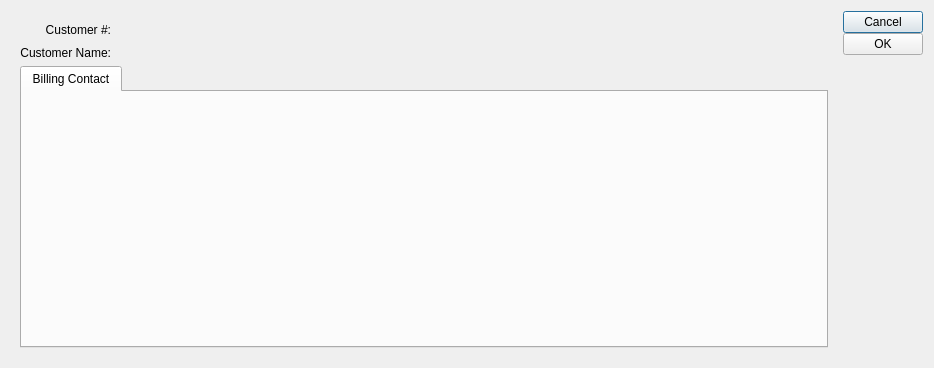
<ui version="4.0" >
 <class>retailCustomer</class>
 <widget class="QDialog" name="retailCustomer" >
  <property name="geometry" >
   <rect>
    <x>0</x>
    <y>0</y>
    <width>934</width>
    <height>368</height>
   </rect>
  </property>
  <property name="sizePolicy" >
   <sizepolicy vsizetype="Fixed" hsizetype="Fixed" >
    <horstretch>0</horstretch>
    <verstretch>0</verstretch>
   </sizepolicy>
  </property>
  <property name="windowTitle" >
   <string>Cash Register</string>
  </property>
  <property name="schemaName" stdset="0" >
   <string>xtpos</string>
  </property>
  <property name="tableName" stdset="0" >
   <string>api_cashregister</string>
  </property>
  <property name="primaryKeyColumns" stdset="0" >
   <number>2</number>
  </property>
  <property name="screenTitle" stdset="0" >
   <string/>
  </property>
  <layout class="QGridLayout" name="gridLayout_3" >
   <item row="0" column="0" >
    <widget class="Screen" name="_customer" >
     <property name="schemaName" >
      <string>api</string>
     </property>
     <property name="tableName" >
      <string>customer</string>
     </property>
     <layout class="QGridLayout" name="gridLayout_2" >
      <item row="0" column="0" >
       <widget class="QLabel" name="_numberLit" >
        <property name="text" >
         <string>Customer #:</string>
        </property>
        <property name="alignment" >
         <set>Qt::AlignRight|Qt::AlignTrailing|Qt::AlignVCenter</set>
        </property>
       </widget>
      </item>
      <item row="0" column="1" >
       <widget class="XLineEdit" name="_number" >
        <property name="sizePolicy" >
         <sizepolicy vsizetype="Fixed" hsizetype="Preferred" >
          <horstretch>0</horstretch>
          <verstretch>0</verstretch>
         </sizepolicy>
        </property>
        <property name="fieldName" >
         <string>customer_number</string>
        </property>
       </widget>
      </item>
      <item row="0" column="2" >
       <spacer name="horizontalSpacer" >
        <property name="orientation" >
         <enum>Qt::Horizontal</enum>
        </property>
        <property name="sizeHint" stdset="0" >
         <size>
          <width>325</width>
          <height>20</height>
         </size>
        </property>
       </spacer>
      </item>
      <item row="1" column="0" >
       <widget class="QLabel" name="_nameLit" >
        <property name="text" >
         <string>Customer Name:</string>
        </property>
        <property name="alignment" >
         <set>Qt::AlignRight|Qt::AlignTrailing|Qt::AlignVCenter</set>
        </property>
       </widget>
      </item>
      <item row="1" column="1" colspan="2" >
       <widget class="XLineEdit" name="_name" >
        <property name="fieldName" >
         <string>customer_name</string>
        </property>
       </widget>
      </item>
      <item row="2" column="0" colspan="3" >
       <widget class="QTabWidget" name="_tab" >
        <property name="currentIndex" >
         <number>0</number>
        </property>
        <widget class="QWidget" name="_contactPage" >
         <attribute name="title" >
          <string>Billing Contact</string>
         </attribute>
         <layout class="QGridLayout" name="gridLayout" >
          <item row="0" column="0" >
           <widget class="ContactCluster" name="_billingContact" >
            <property name="accountVisible" >
             <bool>false</bool>
            </property>
            <property name="ownerEnabled" >
             <bool>false</bool>
            </property>
            <property name="activeVisible" >
             <bool>false</bool>
            </property>
            <property name="initialsVisible" >
             <bool>false</bool>
            </property>
            <property name="fieldNameChange" >
             <string>billing_contact_change</string>
            </property>
            <property name="fieldNameNumber" >
             <string>billing_contact_number</string>
            </property>
            <property name="fieldNameFirst" >
             <string>billing_contact_first</string>
            </property>
            <property name="fieldNameMiddle" >
             <string>billing_contact_middle</string>
            </property>
            <property name="fieldNameLast" >
             <string>billing_contact_last</string>
            </property>
            <property name="fieldNameSuffix" >
             <string>billing_contact_suffix</string>
            </property>
            <property name="fieldNameTitle" >
             <string>billing_contact_job_title</string>
            </property>
            <property name="fieldNamePhone" >
             <string>billing_contact_voice</string>
            </property>
            <property name="fieldNamePhone2" >
             <string>billing_contact_alternate</string>
            </property>
            <property name="fieldNameFax" >
             <string>billing_contact_fax</string>
            </property>
            <property name="fieldNameEmailAddress" >
             <string>billing_contact_email</string>
            </property>
            <property name="fieldNameWebAddress" >
             <string>billing_contact_web</string>
            </property>
            <property name="fieldNameAddressChange" stdset="0" >
             <string>billing_contact_address_change</string>
            </property>
            <property name="fieldNameAddressNumber" stdset="0" >
             <string>billing_contact_address_number</string>
            </property>
            <property name="fieldNameLine1" >
             <string>billing_contact_address1</string>
            </property>
            <property name="fieldNameLine2" >
             <string>billing_contact_address2</string>
            </property>
            <property name="fieldNameLine3" >
             <string>billing_contact_address3</string>
            </property>
            <property name="fieldNameCity" >
             <string>billing_contact_city</string>
            </property>
            <property name="fieldNameState" >
             <string>billing_contact_state</string>
            </property>
            <property name="fieldNamePostalCode" >
             <string>billing_contact_postalcode</string>
            </property>
            <property name="fieldNameCountry" >
             <string>billing_contact_country</string>
            </property>
           </widget>
          </item>
         </layout>
        </widget>
       </widget>
      </item>
     </layout>
    </widget>
   </item>
   <item row="0" column="1" >
    <layout class="QVBoxLayout" >
     <item>
      <layout class="QVBoxLayout" >
       <property name="spacing" >
        <number>0</number>
       </property>
       <item>
        <widget class="QPushButton" name="_cancel" >
         <property name="text" >
          <string>Cancel</string>
         </property>
        </widget>
       </item>
       <item>
        <widget class="QPushButton" name="_ok" >
         <property name="text" >
          <string>OK</string>
         </property>
        </widget>
       </item>
      </layout>
     </item>
     <item>
      <spacer>
       <property name="orientation" >
        <enum>Qt::Vertical</enum>
       </property>
       <property name="sizeHint" stdset="0" >
        <size>
         <width>20</width>
         <height>40</height>
        </size>
       </property>
      </spacer>
     </item>
    </layout>
   </item>
  </layout>
 </widget>
 <customwidgets>
  <customwidget>
   <class>ContactCluster</class>
   <extends></extends>
   <header>contactcluster.h</header>
  </customwidget>
  <customwidget>
   <class>Screen</class>
   <extends></extends>
   <header>screen.h</header>
   <container>1</container>
  </customwidget>
  <customwidget>
   <class>XLineEdit</class>
   <extends></extends>
   <header>xlineedit.h</header>
  </customwidget>
 </customwidgets>
 <resources/>
 <connections>
  <connection>
   <sender>_customer</sender>
   <signal>newDataWidgetMapper(XDataWidgetMapper*)</signal>
   <receiver>_billingContact</receiver>
   <slot>setDataWidgetMap(XDataWidgetMapper*)</slot>
   <hints>
    <hint type="sourcelabel" >
     <x>594</x>
     <y>17</y>
    </hint>
    <hint type="destinationlabel" >
     <x>420</x>
     <y>223</y>
    </hint>
   </hints>
  </connection>
  <connection>
   <sender>_customer</sender>
   <signal>newDataWidgetMapper(XDataWidgetMapper*)</signal>
   <receiver>_number</receiver>
   <slot>setDataWidgetMap(XDataWidgetMapper*)</slot>
   <hints>
    <hint type="sourcelabel" >
     <x>344</x>
     <y>22</y>
    </hint>
    <hint type="destinationlabel" >
     <x>243</x>
     <y>29</y>
    </hint>
   </hints>
  </connection>
  <connection>
   <sender>_customer</sender>
   <signal>newDataWidgetMapper(XDataWidgetMapper*)</signal>
   <receiver>_name</receiver>
   <slot>setDataWidgetMap(XDataWidgetMapper*)</slot>
   <hints>
    <hint type="sourcelabel" >
     <x>512</x>
     <y>16</y>
    </hint>
    <hint type="destinationlabel" >
     <x>434</x>
     <y>65</y>
    </hint>
   </hints>
  </connection>
 </connections>
</ui>
